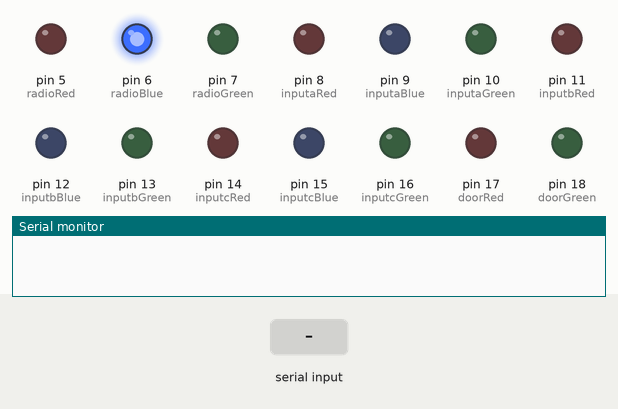
Bench run of a sketch on a simulated Arduino Uno, built with avr-gcc and run on an emulated ATmega328P. Parts: output pins drawn as LEDs (lit = HIGH), the last lines printed to the serial monitor. Inputs (shaded band) come from the test bench.

Above: at 1.2 s.
1.3 s: "30,150\n" received over Serial
At 3.1 s:
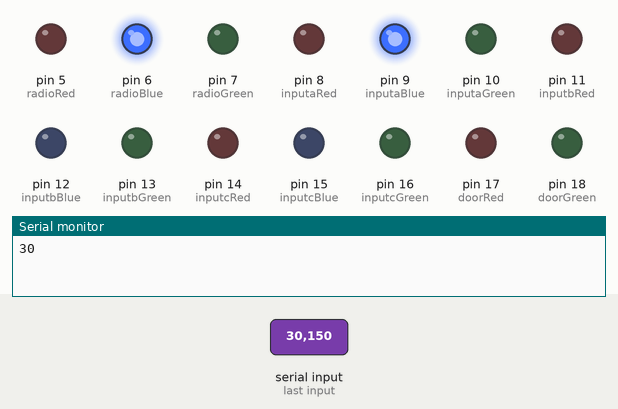
3.8 s: "6\n" received over Serial
At 6.0 s:
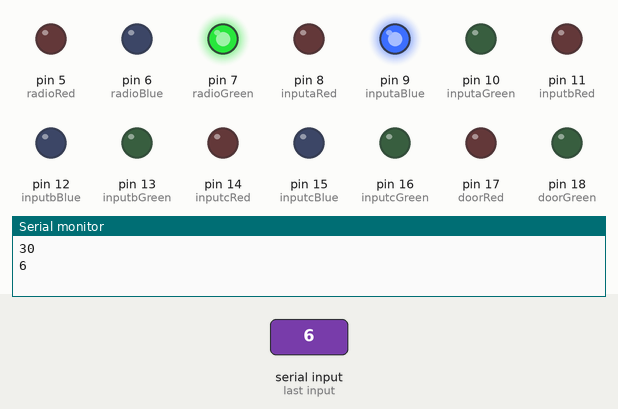
6.3 s: "7\n" received over Serial
At 7.9 s:
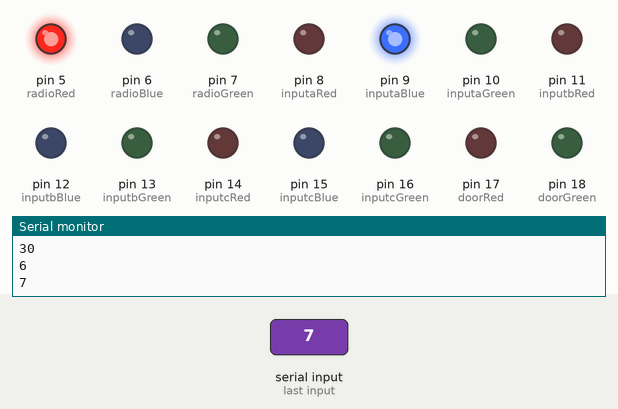
8.8 s: "8\n" received over Serial
At 11.0 s:
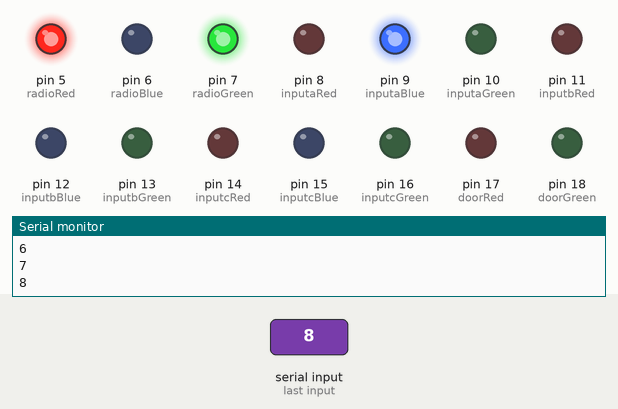
11.3 s: "9\n" received over Serial
At 12.9 s:
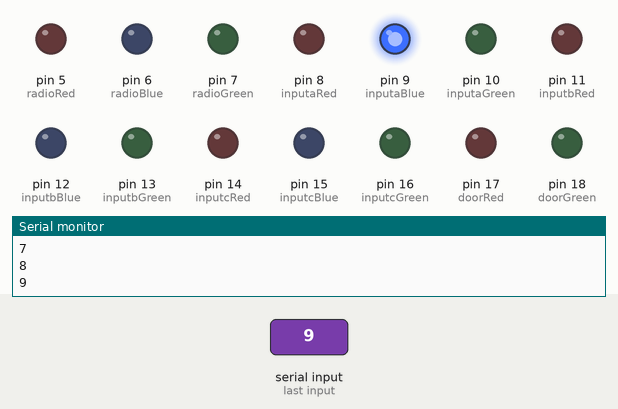
13.8 s: "5\n" received over Serial
At 16.1 s:
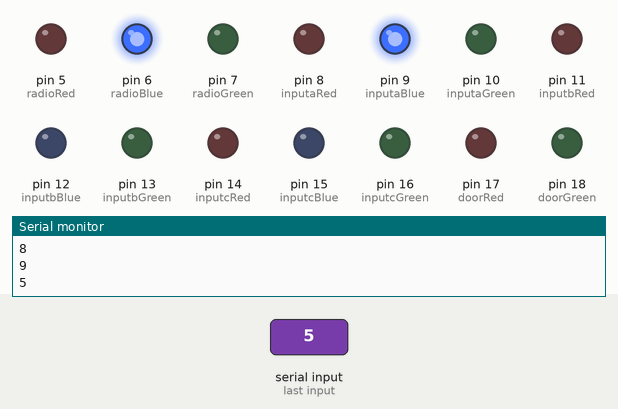
Timing chart, 0 to 17.3 s (numbered marks = the images above; inputs shaded):
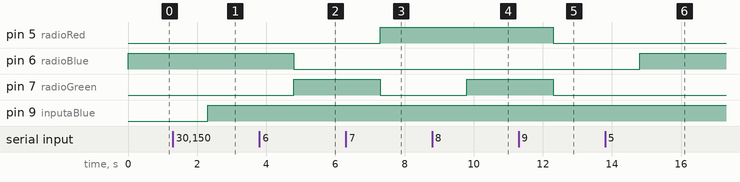

Measured:
- after the input at 1.3 s, pin 9 (inputaBlue): LOW → HIGH after 1.0 s
- after the input at 3.8 s, pin 6 (radioBlue): HIGH → LOW after 1.0 s; pin 7 (radioGreen): LOW → HIGH after 1.0 s
- after the input at 6.3 s, pin 5 (radioRed): LOW → HIGH after 1.0 s; pin 7 (radioGreen): HIGH → LOW after 1.0 s
- after the input at 8.8 s, pin 7 (radioGreen): LOW → HIGH after 1.0 s
- after the input at 11.3 s, pin 5 (radioRed), pin 7 (radioGreen): HIGH → LOW after 1.0 s
- after the input at 13.8 s, pin 6 (radioBlue): LOW → HIGH after 1.0 s

The sketch:

LEDs_INPUT.ino
```cpp
String unitySend;
 int i;

// RADIO
int radioRed = 5;
int radioBlue = 6;
int radioGreen = 7;

//INPUT A
int inputaRed = 8;
int inputaBlue = 9;
int inputaGreen = 10;

//INPUT B
int inputbRed = 11;
int inputbBlue =12;
int inputbGreen =13;

//INPUT C
int inputcRed = 14;
int inputcBlue = 15;
int inputcGreen = 16;

//DOOR
int doorRed = 17;
int doorGreen = 18;

void setup() {
 Serial.begin(9600);

// RADIO
  pinMode(radioRed, OUTPUT);
  pinMode(radioBlue, OUTPUT);
  pinMode(radioGreen, OUTPUT);

// INPUT A
  pinMode(inputaRed, OUTPUT);
  pinMode(inputaBlue, OUTPUT);
  pinMode(inputaGreen, OUTPUT);

// INPUT B
  pinMode(inputbRed, OUTPUT);
  pinMode(inputbBlue, OUTPUT);
  pinMode(inputbGreen, OUTPUT);

// INPUT C
  pinMode(inputcRed, OUTPUT);
  pinMode(inputcBlue, OUTPUT);
  pinMode(inputcGreen, OUTPUT);

// DOOR
  pinMode(doorRed, OUTPUT);
  pinMode(doorGreen, OUTPUT);

  //*******************START COLOR****************

  digitalWrite(radioRed, LOW);
  digitalWrite(radioBlue, HIGH);
  digitalWrite(radioGreen, LOW);

  digitalWrite(inputaRed, LOW);
  digitalWrite(inputaBlue, LOW);
  digitalWrite(inputaGreen, LOW);

  digitalWrite(inputbRed, LOW);
  digitalWrite(inputbBlue, LOW);
  digitalWrite(inputbGreen, LOW);

  digitalWrite(inputcRed, LOW);
  digitalWrite(inputcBlue, LOW);
  digitalWrite(inputcGreen, LOW);

 }

void loop() {

  if (Serial.available() > 0) {

  unitySend = Serial.readString();

  i = unitySend.toInt();
  Serial.println(i);

  switch (i) {
  case 5: //RADIO BLUE
      digitalWrite(radioRed, LOW);
      digitalWrite(radioBlue, HIGH);
      digitalWrite(radioGreen, LOW);
    break;
  case 6: //RADIO GREEN
      digitalWrite(radioRed, LOW);
      digitalWrite(radioBlue, LOW);
      digitalWrite(radioGreen, HIGH);
    break;
  case 7: //RADIO RED
      digitalWrite(radioRed, HIGH);
      digitalWrite(radioBlue, LOW);
      digitalWrite(radioGreen, LOW);
    break;
  case 8: //RADIO YELLOW
       //ColorForRadio(0, 0, 255);
      digitalWrite(radioRed, HIGH);
      digitalWrite(radioBlue, LOW);
      digitalWrite(radioGreen, HIGH);
    break;
  case 9: //RADIO BLACK
      digitalWrite(radioRed, LOW);
      digitalWrite(radioBlue, LOW);
      digitalWrite(radioGreen, LOW);
    break;
  case 10: //INPUT A BLUE
      digitalWrite(inputaRed, LOW);
      digitalWrite(inputaBlue, HIGH);
      digitalWrite(inputaGreen, LOW);
    break;
  case 11: //INPUT A YELLOW
      // ColorForInputA(0, 0, 255);
      digitalWrite(inputaRed, HIGH);
      digitalWrite(inputaBlue, LOW);
      digitalWrite(inputaGreen, HIGH);
    break;
  case 12: //INPUT A GREEN
      digitalWrite(inputaRed, LOW);
      digitalWrite(inputaBlue, LOW);
      digitalWrite(inputaGreen, HIGH);
    break;
  case 13: //INPUT A BLACK
      digitalWrite(inputaRed, LOW);
      digitalWrite(inputaBlue, LOW);
      digitalWrite(inputaGreen, LOW);
    break;
  case 14: //INPUT B RED
      digitalWrite(inputbRed, HIGH);
      digitalWrite(inputbBlue, LOW);
      digitalWrite(inputbGreen, LOW);
    break;
  case 15: //INPUT B YELLOW
       //ColorForInputB(0, 0, 255);
      digitalWrite(inputbRed, HIGH);
      digitalWrite(inputbBlue, LOW);
      digitalWrite(inputbGreen, HIGH);
    break;
  case 16: //INPUT B GREEN
      digitalWrite(inputbRed, LOW);
      digitalWrite(inputbBlue, LOW);
      digitalWrite(inputbGreen, HIGH);
    break;
  case 17: //INPUT B BLACK
      digitalWrite(inputbRed, LOW);
      digitalWrite(inputbBlue, LOW);
      digitalWrite(inputbGreen, LOW);
    break;
  case 18: //INPUT C RED
      digitalWrite(inputcRed, HIGH);
      digitalWrite(inputcBlue, LOW);
      digitalWrite(inputcGreen, LOW);
    break;
  case 19: //INPUT C YELLOW
      // ColorForInputC(0, 0, 255);
      digitalWrite(inputaRed, HIGH);
      digitalWrite(inputcBlue, LOW);
      digitalWrite(inputcGreen, HIGH);
    break;
  case 20: //INPUT C GREEN
      digitalWrite(inputcRed, LOW);
      digitalWrite(inputcBlue, LOW);
      digitalWrite(inputcGreen, HIGH);
    break;
  case 21: //INPUT C BLACK
      digitalWrite(inputcRed, LOW);
      digitalWrite(inputcBlue, LOW);
      digitalWrite(inputcGreen, LOW);
    break;
  case 22: //INPUT A RED
      digitalWrite(inputaRed, HIGH);
      digitalWrite(inputaBlue, LOW);
      digitalWrite(inputaGreen, LOW);
    break;


  case 23: //Reset light

    digitalWrite(radioRed, LOW);
    digitalWrite(radioBlue, LOW);
    digitalWrite(radioGreen, LOW);

    digitalWrite(inputaRed, LOW);
    digitalWrite(inputaBlue, LOW);
    digitalWrite(inputaGreen, LOW);

    digitalWrite(inputbRed, LOW);
    digitalWrite(inputbBlue, LOW);
    digitalWrite(inputbGreen, LOW);

    digitalWrite(inputcRed, LOW);
    digitalWrite(inputcBlue, LOW);
    digitalWrite(inputcGreen, LOW);
    break;
  case 24: //Inputs to red
    digitalWrite(inputaRed, HIGH);
    digitalWrite(inputaBlue, LOW);
    digitalWrite(inputaGreen, LOW);

    digitalWrite(inputbRed, HIGH);
    digitalWrite(inputbBlue, LOW);
    digitalWrite(inputbGreen, LOW);

    digitalWrite(inputcRed, HIGH);
    digitalWrite(inputcBlue, LOW);
    digitalWrite(inputcGreen, LOW);
    break;
  case 25: //Start scene 0
    digitalWrite(radioRed, LOW);
    digitalWrite(radioBlue, HIGH);
    digitalWrite(radioGreen, LOW);

    digitalWrite(inputaRed, LOW);
    digitalWrite(inputaBlue, LOW);
    digitalWrite(inputaGreen, LOW);

    digitalWrite(inputbRed, LOW);
    digitalWrite(inputbBlue, LOW);
    digitalWrite(inputbGreen, LOW);

    digitalWrite(inputcRed, LOW);
    digitalWrite(inputcBlue, LOW);
    digitalWrite(inputcGreen, LOW);
    break;
  case 26: //Start scene 1
    digitalWrite(radioRed, LOW);
    digitalWrite(radioBlue, HIGH);
    digitalWrite(radioGreen, LOW);

    digitalWrite(inputaRed, LOW);
    digitalWrite(inputaBlue, LOW);
    digitalWrite(inputaGreen, LOW);

    digitalWrite(inputbRed, LOW);
    digitalWrite(inputbBlue, LOW);
    digitalWrite(inputbGreen, LOW);

    digitalWrite(inputcRed, LOW);
    digitalWrite(inputcBlue, LOW);
    digitalWrite(inputcGreen, LOW);
    break;
  case 27: //Start scene 2
    digitalWrite(radioRed, LOW);
    digitalWrite(radioBlue, HIGH);
    digitalWrite(radioGreen, LOW);

    digitalWrite(inputaRed, LOW);
    digitalWrite(inputaBlue, LOW);
    digitalWrite(inputaGreen, LOW);

    digitalWrite(inputbRed, LOW);
    digitalWrite(inputbBlue, LOW);
    digitalWrite(inputbGreen, LOW);

    digitalWrite(inputcRed, LOW);
    digitalWrite(inputcBlue, LOW);
    digitalWrite(inputcGreen, LOW);
    break;
  case 28: //Start scene 3
    digitalWrite(radioRed, LOW);
    digitalWrite(radioBlue, HIGH);
    digitalWrite(radioGreen, LOW);

    digitalWrite(inputaRed, LOW);
    digitalWrite(inputaBlue, HIGH);
    digitalWrite(inputaGreen, LOW);

    digitalWrite(inputbRed, LOW);
    digitalWrite(inputbBlue, LOW);
    digitalWrite(inputbGreen, LOW);

    digitalWrite(inputcRed, LOW);
    digitalWrite(inputcBlue, LOW);
    digitalWrite(inputcGreen, LOW);
    break;
  case 29: //Start scene 4
    digitalWrite(radioRed, LOW);
    digitalWrite(radioBlue, HIGH);
    digitalWrite(radioGreen, LOW);

    digitalWrite(inputaRed, LOW);
    digitalWrite(inputaBlue, HIGH);
    digitalWrite(inputaGreen, LOW);

    digitalWrite(inputbRed, LOW);
    digitalWrite(inputbBlue, LOW);
    digitalWrite(inputbGreen, LOW);

    digitalWrite(inputcRed, LOW);
    digitalWrite(inputcBlue, LOW);
    digitalWrite(inputcGreen, LOW);
    break;
  case 30: //Start scene 5
    digitalWrite(radioRed, LOW);
    digitalWrite(radioBlue, HIGH);
    digitalWrite(radioGreen, LOW);

    digitalWrite(inputaRed, LOW);
    digitalWrite(inputaBlue, HIGH);
    digitalWrite(inputaGreen, LOW);

    digitalWrite(inputbRed, LOW);
    digitalWrite(inputbBlue, LOW);
    digitalWrite(inputbGreen, LOW);

    digitalWrite(inputcRed, LOW);
    digitalWrite(inputcBlue, LOW);
    digitalWrite(inputcGreen, LOW);
    break;
  case 31: //Start scene 6
    digitalWrite(radioRed, LOW);
    digitalWrite(radioBlue, HIGH);
    digitalWrite(radioGreen, LOW);

    digitalWrite(inputaRed, LOW);
    digitalWrite(inputaBlue, HIGH);
    digitalWrite(inputaGreen, LOW);

    digitalWrite(inputbRed, LOW);
    digitalWrite(inputbBlue, LOW);
    digitalWrite(inputbGreen, LOW);

    digitalWrite(inputcRed, LOW);
    digitalWrite(inputcBlue, LOW);
    digitalWrite(inputcGreen, LOW);
    break;
  case 32: //Start scene 7
    digitalWrite(radioRed, LOW);
    digitalWrite(radioBlue, HIGH);
    digitalWrite(radioGreen, LOW);

    digitalWrite(inputaRed, LOW);
    digitalWrite(inputaBlue, LOW);
    digitalWrite(inputaGreen, HIGH);

    digitalWrite(inputbRed, LOW);
    digitalWrite(inputbBlue, LOW);
    digitalWrite(inputbGreen, HIGH);

    digitalWrite(inputcRed, LOW);
    digitalWrite(inputcBlue, LOW);
    digitalWrite(inputcGreen, HIGH);
    break;

  default:
    break;
     }

  }


}
```
